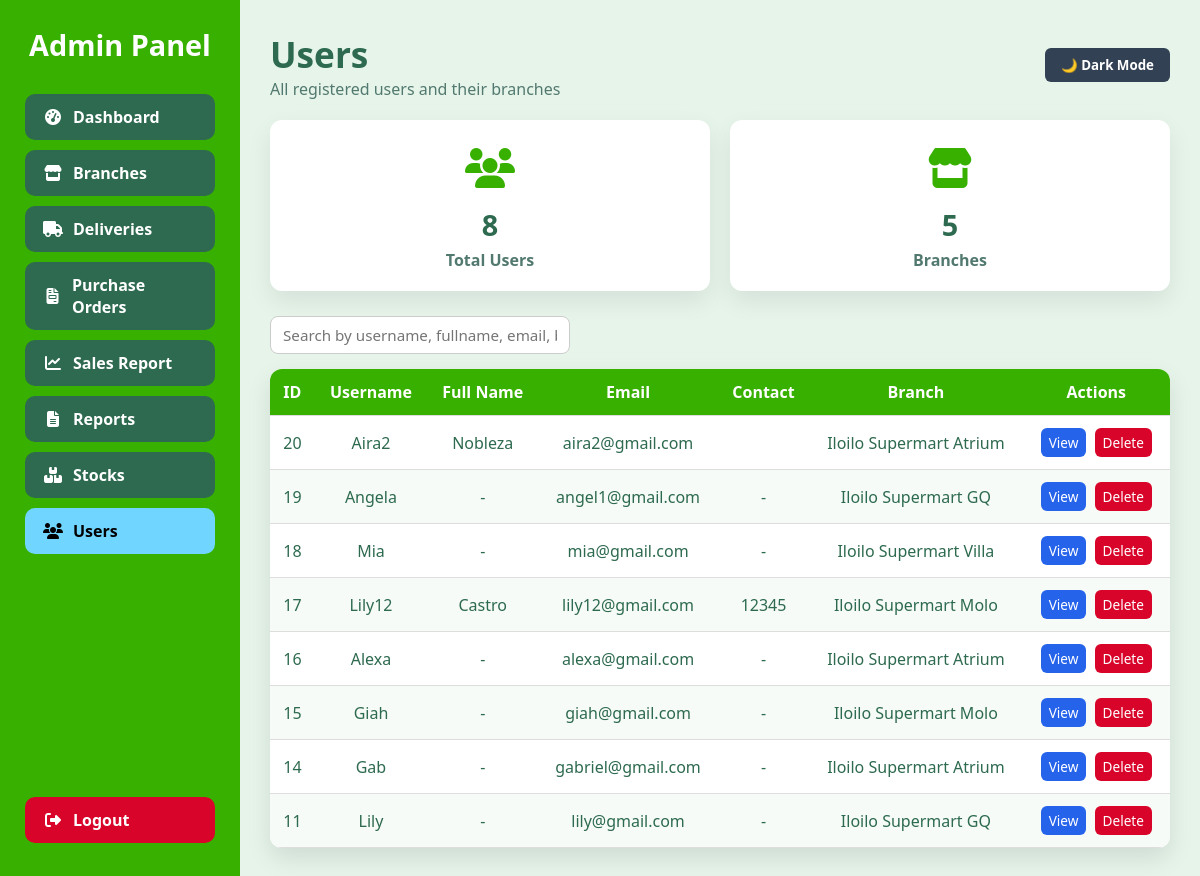
The page /users.php on the database its author committed.
### tables this page shows
CREATE TABLE `user` (
  `id` int(11) NOT NULL,
  `username` varchar(50) NOT NULL,
  `fullname` varchar(255) DEFAULT NULL,
  `email` varchar(100) NOT NULL,
  `contact` varchar(50) DEFAULT NULL,
  `photo` varchar(255) DEFAULT NULL,
  `password` varchar(255) NOT NULL,
  `created_at` timestamp NOT NULL DEFAULT current_timestamp(),
  `branch` varchar(100) NOT NULL,
  `branch_id` int(11) DEFAULT NULL
);

CREATE TABLE `branches` (
  `id` int(10) UNSIGNED NOT NULL,
  `branch_name` varchar(100) NOT NULL,
  `low_stock_threshold` int(10) UNSIGNED NOT NULL DEFAULT 100,
  `is_active` tinyint(1) NOT NULL DEFAULT 1,
  `created_at` datetime NOT NULL DEFAULT current_timestamp(),
  `updated_at` datetime NOT NULL DEFAULT current_timestamp() ON UPDATE current_timestamp()
);

### users_backend.php (called while the page is built, shortened)
<?php
include __DIR__ . '/../includes/db.php';
$total_users = $conn->query("SELECT COUNT(*) AS total FROM `user`");
$total_users = $total_users->fetch_assoc()['total'];
$total_branches = $conn->query("SELECT COUNT(*) AS total FROM branches");
$total_branches = $total_branches->fetch_assoc()['total'];
$users_result = $conn->query("
    SELECT u.id, u.username, u.fullname, u.email, u.contact, u.created_at,
           b.branch_name AS branch
    FROM `user` u
    LEFT JOIN branches b ON u.branch_id = b.id
    ORDER BY u.created_at DESC
");

### users.php (the view, shortened to what this page needs)
<?php
include __DIR__ . '/backend/users_backend.php';
?>
<!DOCTYPE html>
<html lang="en">
<head>
<link rel="stylesheet" href="https://cdnjs.cloudflare.com/ajax/libs/font-awesome/6.4.0/css/all.min.css">
</head>
<body>
<div class="wrapper">
<div class="sidebar">
    <h2>Admin Panel</h2>
    <a href="dashboard.php"><i class="fas fa-tachometer-alt"></i> Dashboard</a>
    <a href="branches.php"><i class="fas fa-store"></i> Branches</a>
    <a href="deliveries.php"><i class="fas fa-truck"></i> Deliveries</a>
    <a href="purchase_order.php"><i class="fas fa-file-invoice"></i> Purchase Orders</a>
    <a href="sales.php"><i class="fas fa-chart-line"></i> Sales Report</a>
    <a href="reports.php"><i class="fas fa-file-alt"></i> Reports</a>
    <a href="stocks.php"><i class="fas fa-boxes"></i> Stocks</a>
    <a href="users.php" class="active"><i class="fas fa-users"></i> Users</a>
    <a href="../index.php" class="logout"><i class="fas fa-sign-out-alt"></i> Logout</a>
</div>
<div class="main-content">
<div class="header">
    <div>
        <h1>Users</h1>
        <p>All registered users and their branches</p>
    </div>
    <button id="darkToggle">🌙 Dark Mode</button>
</div>
<div class="dashboard-grid">
    <div class="dashboard-card">
        <div class="icon"><i class="fas fa-users"></i></div>
        <h2><?= $total_users ?></h2>
        <p>Total Users</p>
    </div>
    <div class="dashboard-card">
        <div class="icon"><i class="fas fa-store"></i></div>
        <h2><?= $total_branches ?></h2>
        <p>Branches</p>
    </div>
</div>
<div class="search-container">
    <input type="text" id="searchInput" placeholder="Search by username, fullname, email, branch..." onkeyup="filterTable()">
</div>
<table id="usersTable">
<thead>
<tr>
    <th>ID</th>
    <th>Username</th>
    <th>Full Name</th>
    <th>Email</th>
    <th>Contact</th>
    <th>Branch</th>
    <th>Actions</th>
</tr>
</thead>
<tbody>
<?php while($user = $users_result->fetch_assoc()): ?>
<tr>
    <td><?= $user['id'] ?></td>
    <td><?= htmlspecialchars($user['username']) ?></td>
    <td><?= htmlspecialchars($user['fullname'] ?? '-') ?></td>
    <td><?= htmlspecialchars($user['email']) ?></td>
    <td><?= htmlspecialchars($user['contact'] ?? '-') ?></td>
    <td><?= htmlspecialchars($user['branch'] ?? 'N/A') ?></td>
    <td class="actions">
        <button class="view" onclick='showViewModal(<?= json_encode($user) ?>)'>View</button>
        <button class="delete" onclick='showDeleteModal(<?= $user["id"] ?>, "<?= htmlspecialchars($user["username"]) ?>")'>Delete</button>
    </td>
</tr>
<?php endwhile; ?>
</tbody>
</table>
</div>
</div>
</body>
</html>

### users.php (style rules this page uses)
* { margin:0;padding:0;box-sizing:border-box;font-family:'Segoe UI',Verdana,Tahoma; }
body { background:#e6f4ea;color:#2d6a4f; }
.wrapper { display:flex;min-height:100vh;overflow:hidden; }
.sidebar { width:240px;background:#38b000;color:#fff;padding:25px;display:flex;flex-direction:column; }
.sidebar h2 { text-align:center;font-size:1.8rem;margin-bottom:30px;font-weight:700; }
.sidebar a { display:flex;align-items:center;gap:10px;padding:12px 18px;margin-bottom:10px;background:#2d6a4f;color:#fff;border-radius:10px;font-weight:600;text-decoration:none;transition:0.3s;text-align:left; }
.sidebar a i { width:20px;text-align:center; }
.sidebar a.active,.sidebar a:hover { background:#70d6ff;color:#000; }
.sidebar .logout { background:#d90429;margin-top:auto; }
.main-content { flex:1;padding:30px;height:100vh;overflow-y:auto; }
.header { display:flex;justify-content:space-between;align-items:center;margin-bottom:20px; }
.header h1 { font-size:2.2rem;color:#2d6a4f; }
.header p { color:#52796f;font-size:1rem; }
#darkToggle { padding:8px 16px;border:none;border-radius:6px;background:#334155;color:#fff;cursor:pointer;font-weight:600;transition:0.3s; }
.dashboard-grid { display:grid;grid-template-columns:repeat(auto-fit,minmax(140px,1fr));gap:20px;margin-bottom:25px; }
.dashboard-card { background:#fff;padding:20px;border-radius:12px;box-shadow:0 10px 25px rgba(0,0,0,0.08);text-align:center;transition:0.3s; }
.dashboard-card .icon { font-size:2.5rem;margin-bottom:10px;color:#38b000; }
.dashboard-card h2 { font-size:1.8rem;color:#2d6a4f;margin-bottom:5px; }
.dashboard-card p { font-weight:600;color:#52796f; }
.search-container { display:flex;justify-content:flex-start;margin-bottom:15px; }
#searchInput { width:300px;padding:8px 12px;border-radius:8px;border:1px solid #ccc;font-size:0.95rem;transition:0.3s; }
table { width:100%;border-collapse:collapse;background:#fff;border-radius:12px;overflow:hidden;box-shadow:0 10px 25px rgba(0,0,0,0.1); }
th, td { padding:12px;text-align:center;font-size:1rem;border-bottom:1px solid #ddd; }
th { background:#38b000;color:#fff;font-weight:600;cursor:pointer; }
tr:nth-child(even) { background:#f6fbf7; }
.actions button { margin:0 2px;padding:5px 8px;border:none;border-radius:6px;cursor:pointer;transition:0.2s;font-size:0.85rem; }
.actions .view { background:#2563eb;color:#fff; }
.actions .delete { background:#d90429;color:#fff; }

### rows shown on the page
user: id "20", username "Aira2", fullname "Nobleza", email "aira2@gmail.com", branch.branch_name "Iloilo Supermart Atrium"
user: id "19", username "Angela", fullname "-", email "angel1@gmail.com", contact "-", branch.branch_name "Iloilo Supermart GQ"
user: id "18", username "Mia", fullname "-", email "mia@gmail.com", contact "-", branch.branch_name "Iloilo Supermart Villa"
user: id "17", username "Lily12", fullname "Castro", email "lily12@gmail.com", contact "12345", branch.branch_name "Iloilo Supermart Molo"
user: id "16", username "Alexa", fullname "-", email "alexa@gmail.com", contact "-", branch.branch_name "Iloilo Supermart Atrium"
user: id "15", username "Giah", fullname "-", email "giah@gmail.com", contact "-", branch.branch_name "Iloilo Supermart Molo"
user: id "14", username "Gab", fullname "-", email "gabriel@gmail.com", contact "-", branch.branch_name "Iloilo Supermart Atrium"
user: id "11", username "Lily", fullname "-", email "lily@gmail.com", contact "-", branch.branch_name "Iloilo Supermart GQ"

### other values the page prints
$total_users "8"
$total_branches "5"
